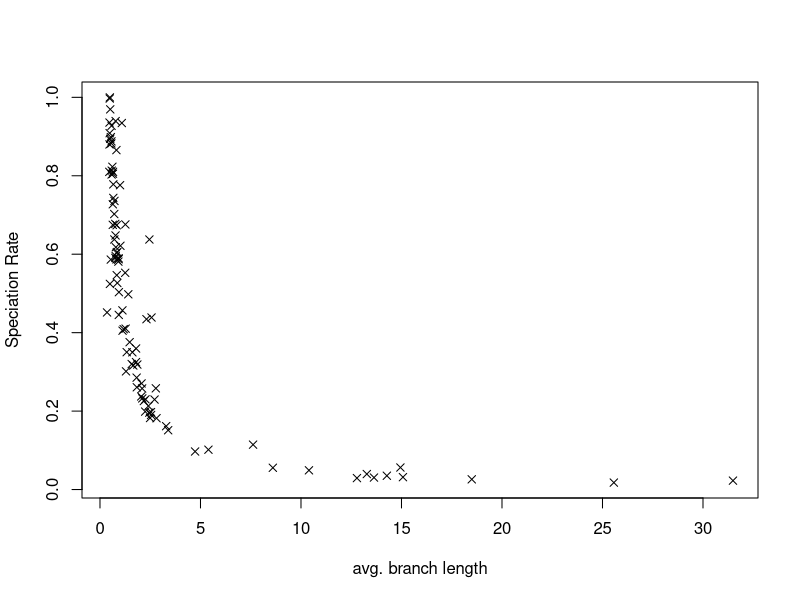
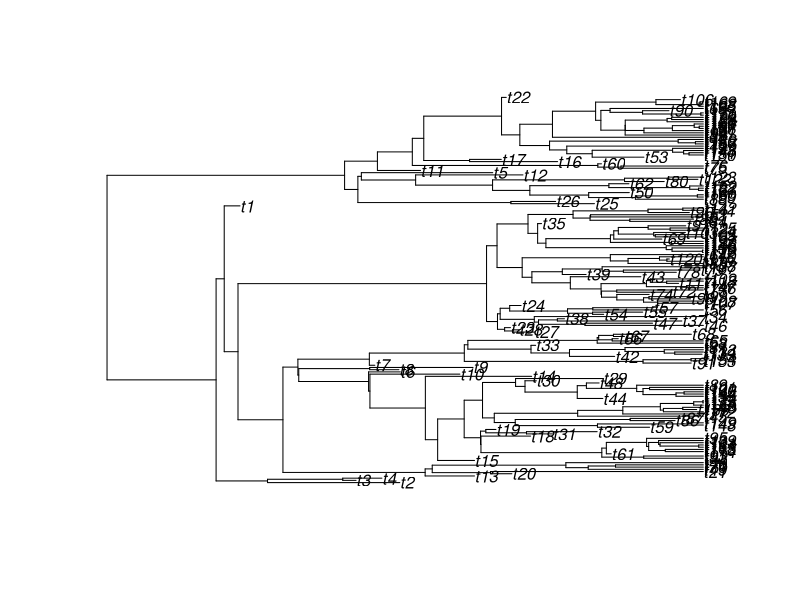
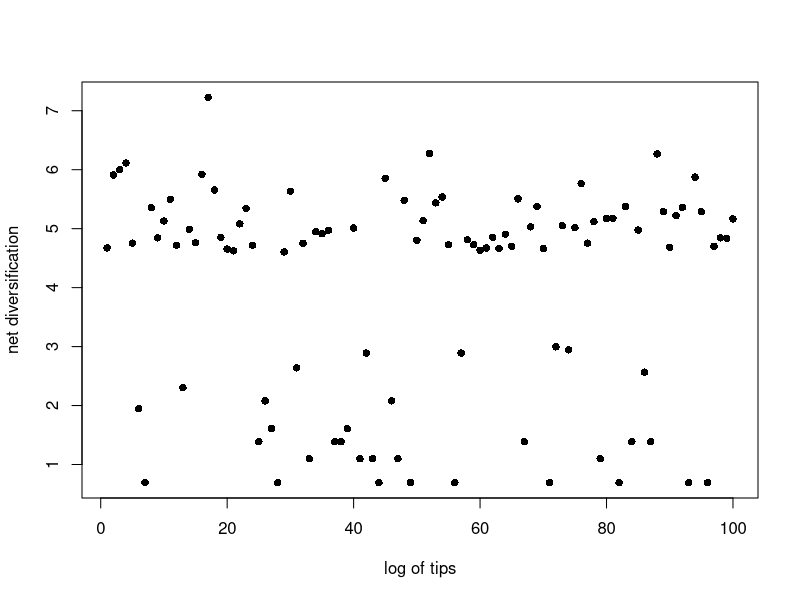
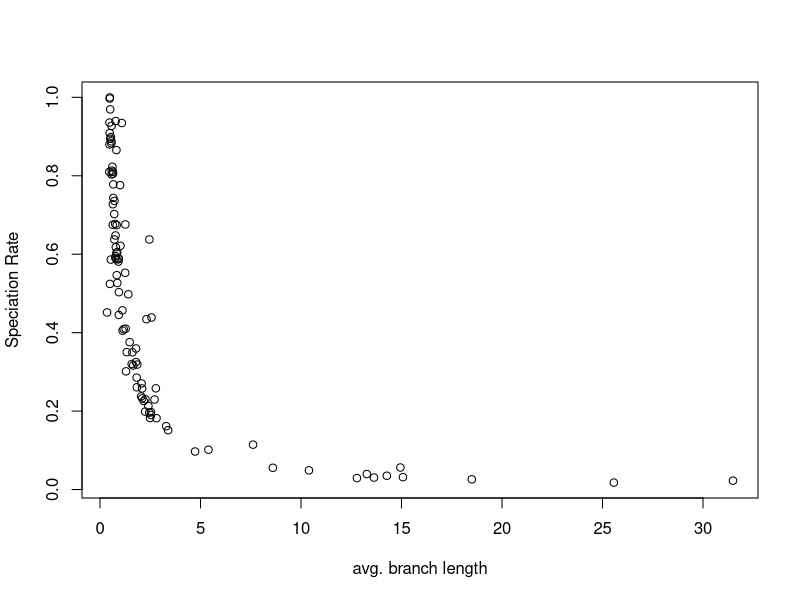
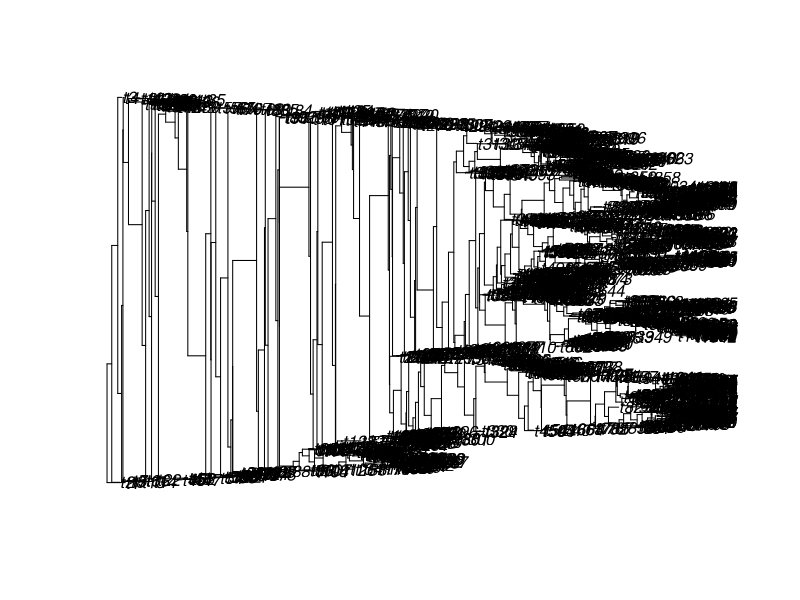
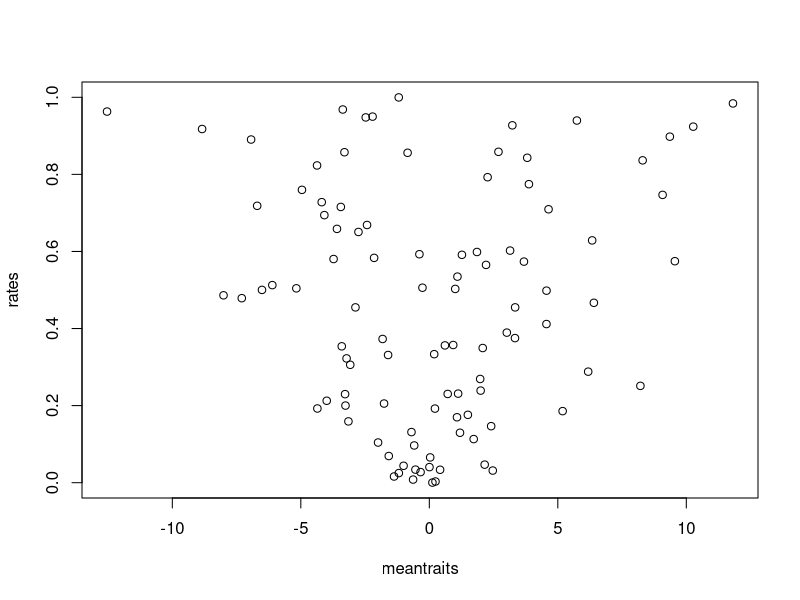
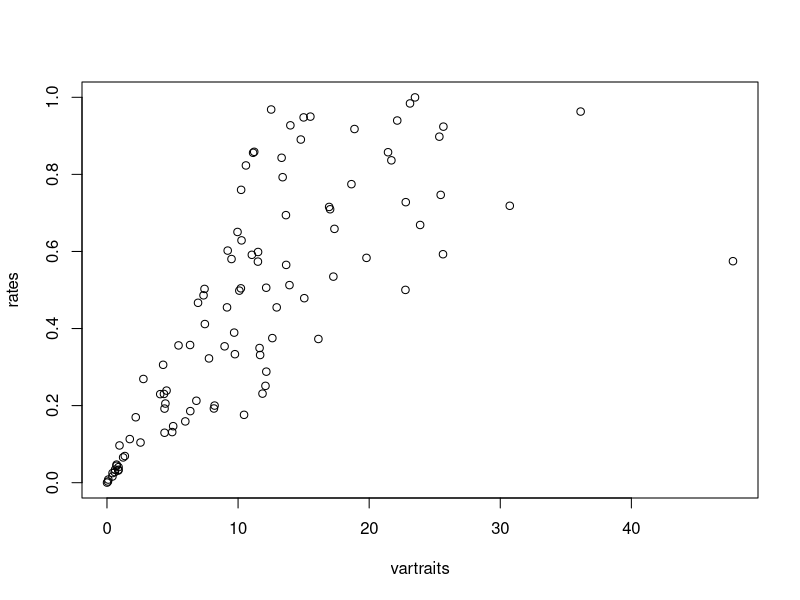
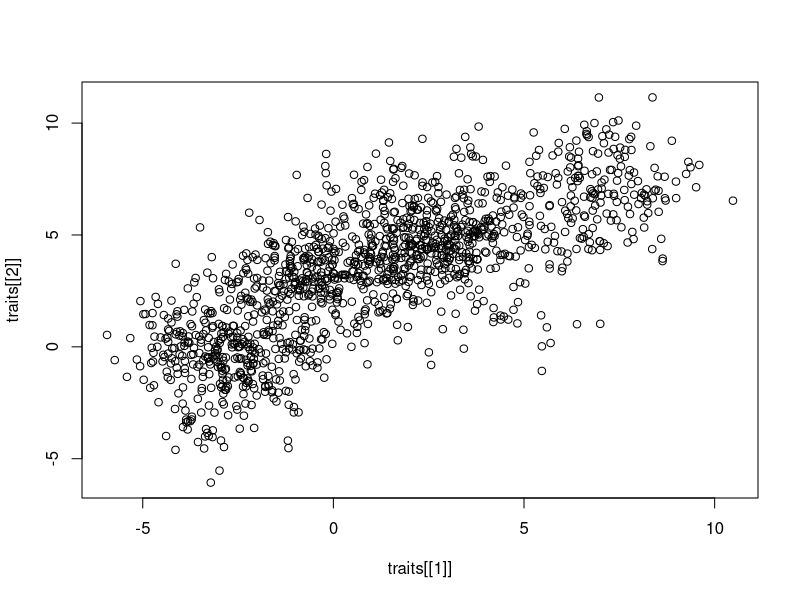

Recreate these plots in R, in order.
getwd()
library(phytools)
trees<-list()
births<-vector()
Fractions<- vector()
random<- c()
random2<-c()
treelist<-c()
for(i in 1:100) {
  births[i]<- runif(1)
  Fractions[i]<- runif(1)
  trees[[i]]<- pbtree(b=births[i], d=(Fractions[i]*births[i]), n=100)
  random[[i]]<- births[i]
  random2[[i]]<- (Fractions[i])
  treelist[[i]]<- mean(trees[[i]]$edge.length)
}
pdf("Trees.pdf")
plot(trees[[i]])
dev.off()
trees[[100]]$tip.label
sapply(trees,Ntip)
tips<- log(sapply(trees,Ntip))
random3<-unlist(random)
head(tips)
pdf("logtip&diversificationQ4.pdf")
plot(tips,xlab="log of tips", ylab="net diversification", pch=16)
dev.off()
cor(tips,random3)
# The test shows there's not much of correlation between the logs of the total number of tips and the net diversification 
random4<- unlist(random2)
treelist2<- unlist(treelist)
plot(treelist2, random3, xlab="avg. branch length", ylab="Speciation Rate", pch=4)
pdf("Avg.branchlength&SpeciationRateQ5,6.pdf")
plot(treelist2, random3, xlab="avg. branch length", ylab="Speciation Rate", pch=1)
dev.off()
cor(treelist2,random4)
#The correlation test shows a negative value telling us the two do not have a relationship
Tree<- trees[[which.max(tips)]]
pdf("TreeQ7.pdf")
plot(Tree)
dev.off()
rates<- vector()
traits<-c()
meantraits<-c()
vartraits<-c()
for(i in 1:100) {
  rates[i]<-runif(1)
  traits[[i]]<-fastBM(tree=Tree, sig2=rates[i])
  meantraits[[i]]<-mean(traits[[i]])
  vartraits[[i]]<-var(traits[[i]])
}
meantraits<-unlist(meantraits)
pdf("meanoftraits&rateQ8.pdf")
plot(meantraits, rates)
dev.off()
cor(meantraits,rates)
#The small number given from the correlation test shows there's little relationship between the mean of traits and the rates
vartraits<-unlist(vartraits)
pdf("varianceoftraits&ratesQ9.pdf")
plot(vartraits,rates)
dev.off()
cor(vartraits,rates)
#The higher correlation number here shows that there's more of a relationship between the variance of traits and rates, than that of mean of traits and rates
pdf("08_plot.pdf")
plot(traits[[1]],traits[[2]])
dev.off()
cor(traits[[1]], traits[[2]])
traitMat<- cbind(traits[[1]], traits[[4]])
#The small number shows the 2 traits are not very closely related with one another 


#Extra Credit 
pdf("08_EC.pdf")
phylomorphospace(Tree, traitMat, xlab="Trait 1", ylab="Trait 2")
dev.off()
